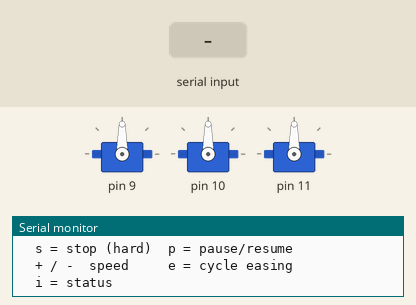
Simulated run of this sketch. Board: Arduino Uno, built with avr-gcc and run on an emulated ATmega328P. On the bench: 3 × servo, the last lines printed to the serial monitor. The inputs (shaded band) are chosen by the test bench.

Above: at 1.2 s.
1.3 s: "g" received over Serial
At 2.62 s:
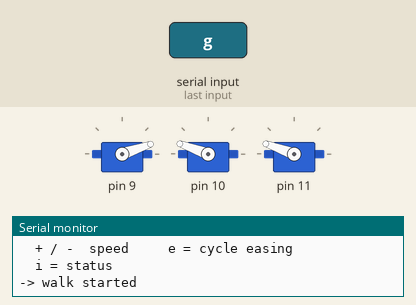
At 3.24 s:
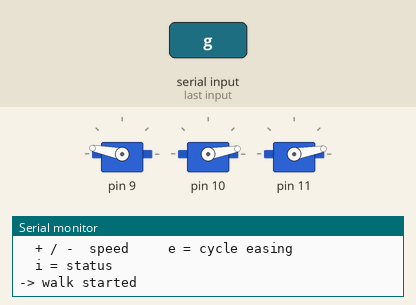
4.3 s: "h" received over Serial
8.1 s: "g" received over Serial
At 9.06 s:
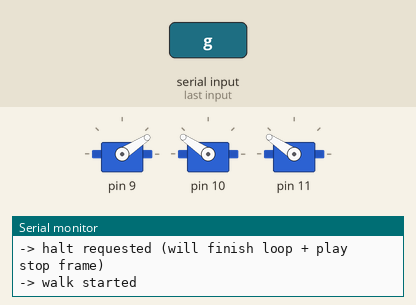
Timing chart, 0 to 12.1 s (numbered marks = the images above; inputs shaded):
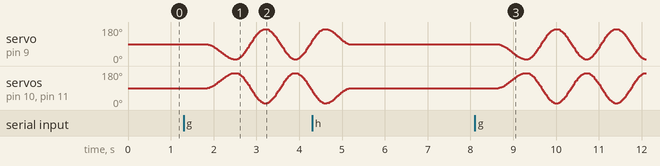

The sketch:

robogekko.ino
```cpp
// =============================================================
//  ServoSequencer_Example.ino  v1.2
//
//  Demonstrates start frame, loop body, and stop frame.
//
//  "walk" sequence:
//    start frame : servos rise from rest to walking stance
//    loop  frames: the actual walking cycle
//    stop  frame : servos settle back to rest
//
//  Serial commands:
//    g = start("walk")   h = halt (graceful, plays stop frame)
//    s = stop (immediate, no stop frame)
//    p = pause / resume
//    + / -  speed        e = cycle easing
//    i = print status
// =============================================================

#include <ServoSequencer.h>

ServoSequencer seq;

void buildWalk() {
  int16_t f[SS_NUM_SERVOS];

  seq.beginSequence("walk");

  // -- Start frame: rise to walking stance (played once) ------
  f[0]=90; f[1]=90; f[2]=90;
  seq.setStartFrame(500, f);

  // -- Loop body: walking cycle --------------------------------
  f[0]=10;  f[1]=170; f[2]=170; seq.addFrame(700, f);
  f[0]=170;  f[1]=10; f[2]=10;  seq.addFrame(700, f);

  // -- Stop frame: settle back to rest (played once) ----------
  f[0]=90; f[1]=90; f[2]=90;
  seq.setStopFrame(600, f);

  seq.endSequence();
}

void setup() {
  // Start serial for debugging and command input
  Serial.begin(9600); // Set to 9600 for Serial Monitor matching
  while (!Serial) {
    ;
  }

  // configServo(servoIndex, pin, minPulse, maxPulse, restPos)
  seq.configServo(0,  9,  10, 170, 90);
  seq.configServo(1,  10,  10, 170, 90);
  seq.configServo(2,  11,  10, 170, 90);

  buildWalk();
  seq.begin();

  // seq.setEasing(SS_SINE);
  // seq.setSpeed(1.0f);
  // seq.startByName("walk");
  // Serial.println(F("-> walk started"));

  Serial.println(F("ServoSequencer v1.2 ready."));
  Serial.println(F("  g = start walk   h = halt (graceful)"));
  Serial.println(F("  s = stop (hard)  p = pause/resume"));
  Serial.println(F("  + / -  speed     e = cycle easing"));
  Serial.println(F("  i = status"));
}

void loop() {
  seq.update();

  if (Serial.available()) {
    char c = Serial.read();
    switch (c) {

      case 'g':
        seq.setEasing(SS_SINE);
        seq.setSpeed(1.0f);
        seq.startByName("walk");
        Serial.println(F("-> walk started"));
        break;

      case 'h':
        seq.halt();
        Serial.println(F("-> halt requested (will finish loop + play stop frame)"));
        break;

      case 's':
        seq.stop();
        Serial.println(F("-> stopped immediately"));
        break;

      case 'p':
        if (seq.isPaused()) { seq.resume(); Serial.println(F("-> resumed")); }
        else                { seq.pause();  Serial.println(F("-> paused"));  }
        break;

      case '+':
        seq.setSpeed(seq.getSpeed() * 1.25f);
        Serial.print(F("speed -> ")); Serial.println(seq.getSpeed());
        break;

      case '-':
        seq.setSpeed(seq.getSpeed() * 0.8f);
        Serial.print(F("speed -> ")); Serial.println(seq.getSpeed());
        break;

      case 'e': {
        SS_Easing next = (SS_Easing)((seq.getEasing() + 1) % 5);
        seq.setEasing(next);
        const char* names[] = {"LINEAR","EASE_IN","EASE_OUT","EASE_IN_OUT","SINE"};
        Serial.print(F("easing -> ")); Serial.println(names[next]);
        break;
      }

      case 'i':
        seq.printStatus(Serial);
        break;
    }
  }
}
```

ServoSequencer.h
```cpp
#ifndef SERVO_SEQUENCER_H
#define SERVO_SEQUENCER_H

#include <Arduino.h>
#include <Servo.h>

// -------------------------------------------------------------
//  ServoSequencer  v1.2
//  Generic multi-servo keyframe sequencer
// -------------------------------------------------------------

#define SS_NUM_SERVOS     3
#define SS_MAX_FRAMES     10
#define SS_MAX_SEQUENCES  2

// Global easing mode - applies to all frames, changeable anytime
enum SS_Easing {
  SS_LINEAR,
  SS_EASE_IN,
  SS_EASE_OUT,
  SS_EASE_IN_OUT,
  SS_SINE
};

// Internal playback phase
enum SS_Phase {
  SS_PHASE_IDLE,    // not running
  SS_PHASE_START,   // playing start frame (once)
  SS_PHASE_LOOP,    // looping between loopFirst..loopLast
  SS_PHASE_STOP     // playing stop frame (once), then idle
};

// -- Frame -----------------------------------------------------
// pos[i] is the target angle for servo i.
// delta_ms is the time from the PREVIOUS frame to reach this one.
struct SS_Frame {
  uint16_t  delta_ms;
  int16_t   pos[SS_NUM_SERVOS];  // -1 = hold this servo
};

// -- Sequence --------------------------------------------------
// Frame layout inside the frames[] array:
//
//   index 0              : start frame  (if startFrame >= 0)
//   loopFirst..loopLast  : loop body    (always present)
//   count-1              : stop frame   (if stopFrame  >= 0)
//
// These indices are managed automatically by the builder.
struct SS_Sequence {
  const char* name;
  SS_Frame    frames[SS_MAX_FRAMES];
  uint8_t     count;
  int8_t      startFrame;   // frame index of start frame, or -1
  int8_t      stopFrame;    // frame index of stop  frame, or -1
  uint8_t     loopFirst;    // first frame of loop body
  uint8_t     loopLast;     // last  frame of loop body
};

// -------------------------------------------------------------

class ServoSequencer {
public:
  ServoSequencer();

  // -- Hardware setup ------------------------------------------
  void  configServo(uint8_t servoIndex, uint8_t pin,
                    int16_t minAngle  = 0,
                    int16_t maxAngle  = 180,
                    int16_t restAngle = 90);

  void  begin();
  void  rest();
  void  detach();
  void  attach();

  // -- Direct control ------------------------------------------
  void    setAngle(uint8_t servoIndex, int16_t angle);
  int16_t getAngle(uint8_t servoIndex) const;

  // -- Multipliers ---------------------------------------------
  void      setSpeed(float speed);
  float     getSpeed() const;

  void      setEasing(SS_Easing easing);
  SS_Easing getEasing() const;

  void  setServoScale(uint8_t servoIndex, float scale);
  float getServoScale(uint8_t servoIndex) const;

  // -- Sequence builder ----------------------------------------
  // Returns sequence index (or -1 on failure).
  // After beginSequence(), call:
  //   setStartFrame()  - optional, adds a one-shot lead-in frame
  //   addFrame()       - one or more loop body frames
  //   setStopFrame()   - optional, adds a one-shot wind-down frame
  //   endSequence()
  int8_t beginSequence(const char* name);
  bool   setStartFrame(uint16_t delta_ms, int16_t angles[SS_NUM_SERVOS]);
  bool   addFrame     (uint16_t delta_ms, int16_t angles[SS_NUM_SERVOS]);
  bool   setStopFrame (uint16_t delta_ms, int16_t angles[SS_NUM_SERVOS]);
  bool   endSequence();

  // -- Playback ------------------------------------------------
  // start() : play start frame (if any), then loop continuously.
  // halt()  : finish current frame, play stop frame (if any), then idle.
  // stop()  : immediate hard stop, no stop frame.
  bool  start(uint8_t seqIndex);
  bool  startByName(const char* name);
  void  halt();   // graceful: finishes loop iteration, plays stop frame
  void  stop();   // immediate

  void  pause();
  void  resume();

  bool    isRunning() const;   // true while in START or LOOP phase
  bool    isPlaying() const;   // true while not IDLE and not paused
  bool    isPaused()  const;
  SS_Phase phase()    const;
  uint8_t  currentSequence() const;
  uint8_t  currentFrame()    const;

  // -- Main loop -----------------------------------------------
  void  update();

  // -- Debug ---------------------------------------------------
  void  printStatus(Stream& s = Serial);

private:
  // Hardware
  Servo   _servo[SS_NUM_SERVOS];
  uint8_t _pin[SS_NUM_SERVOS];
  int16_t _minAngle[SS_NUM_SERVOS];
  int16_t _maxAngle[SS_NUM_SERVOS];
  int16_t _restAngle[SS_NUM_SERVOS];
  int16_t _currentAngle[SS_NUM_SERVOS];
  float   _scale[SS_NUM_SERVOS];

  // Sequences
  SS_Sequence _seq[SS_MAX_SEQUENCES];
  uint8_t     _seqCount;

  // Build buffer
  SS_Sequence _build;
  bool        _building;

  // Playback
  SS_Phase      _phase;
  bool          _paused;
  bool          _haltPending;   // halt() was called; stop after loop end
  uint8_t       _playIdx;
  uint8_t       _frameIdx;
  unsigned long _frameStart;
  int16_t       _fromAngle[SS_NUM_SERVOS];
  float         _speed;
  SS_Easing     _easing;

  // Helpers
  void    _startFrame(uint8_t frameIdx);
  void    _writeServo(uint8_t i, int16_t angle);
  int16_t _clamp(uint8_t i, int16_t angle) const;
  int16_t _applyScale(uint8_t i, int16_t target) const;
  float   _ease(float t) const;
  int8_t  _findByName(const char* name) const;
  void    _snapshotFrom();
};

#endif // SERVO_SEQUENCER_H
```

Measured:
- by itself, servo on pin 9: rises from 102° to 169° in 0.26 s, then falls to 90° in 0.59 s
